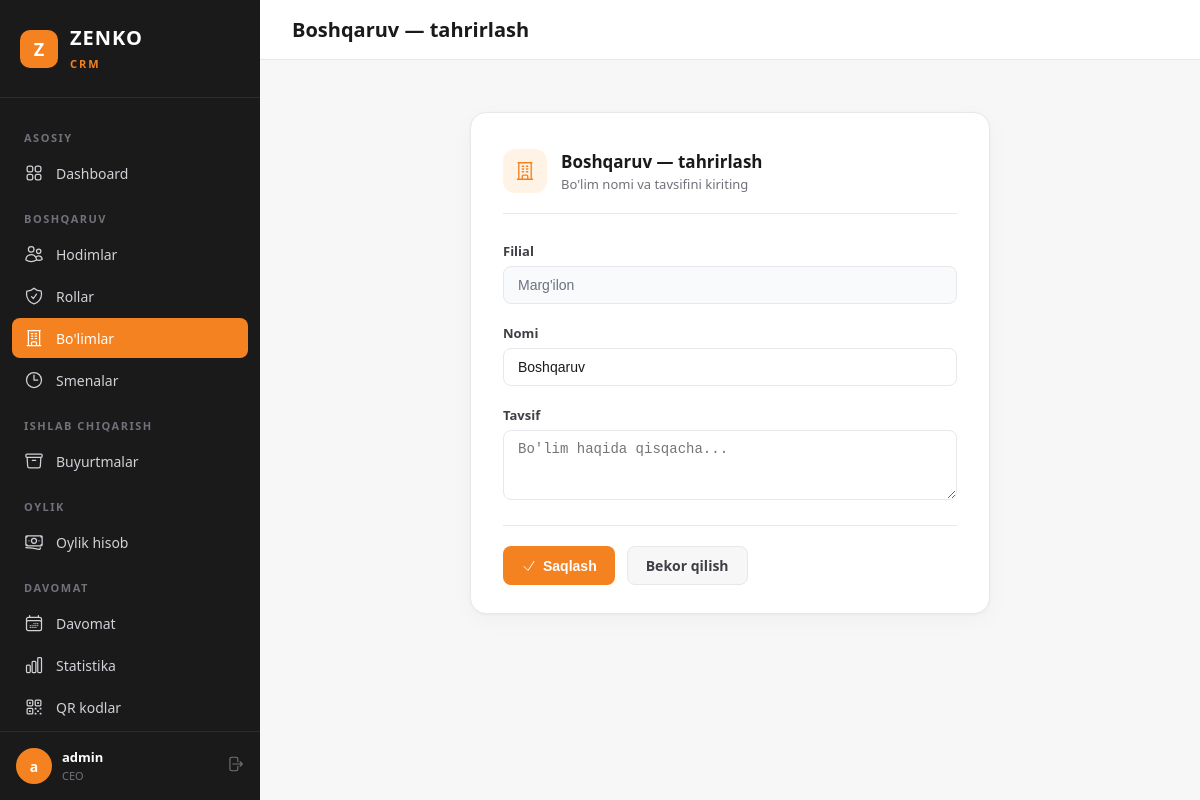
/ceo/departments/1/edit/ (signed in), run on the app's committed database.
### apps/users/models.py (models this page shows, shortened)
class User(AbstractUser):
    first_name = None
    last_name = None
    email = None
    name = models.CharField('Ism', max_length=150)
    phone = models.CharField('Telefon raqam', max_length=20, blank=True)
    role = models.ForeignKey(
        Role,
        verbose_name='Rol',
        on_delete=models.SET_NULL,
        related_name='users',
        null=True,
        blank=True,
    )
    department = models.ForeignKey(
        Department,
        verbose_name='Bo\'lim',
        on_delete=models.SET_NULL,
        related_name='users',
        null=True,
        blank=True,
    )
    shift = models.ForeignKey(
        Shift,
        verbose_name='Smena',
        on_delete=models.SET_NULL,
        related_name='users',
        null=True,
        blank=True,
    )
    branch = models.ForeignKey(
        Branch,
        verbose_name='Filial',
        on_delete=models.PROTECT,
        related_name='users',
        null=True,
        blank=True,
    )
    REQUIRED_FIELDS = ['name']
    class Meta:
        verbose_name = 'Hodim'
        verbose_name_plural = 'Hodimlar'
        ordering = ['-date_joined']

class Branch(models.Model):
    name = models.CharField('Nomi', max_length=200, unique=True)
    address = models.CharField('Manzil', max_length=300, blank=True)
    phone = models.CharField('Telefon', max_length=20, blank=True)
    is_active = models.BooleanField('Faol', default=True)
    created_at = models.DateTimeField(auto_now_add=True)
    class Meta:
        verbose_name = 'Filial'
        verbose_name_plural = 'Filiallar'
        ordering = ['name']

class Department(models.Model):
    name = models.CharField('Nomi', max_length=150)
    description = models.TextField('Tavsif', blank=True)
    branch = models.ForeignKey(
        Branch,
        verbose_name='Filial',
        on_delete=models.PROTECT,
        related_name='departments',
        null=True,
        blank=True,
    )
    created_at = models.DateTimeField(auto_now_add=True)
    class Meta:
        verbose_name = 'Bo\'lim'
        verbose_name_plural = 'Bo\'limlar'
        ordering = ['name']
        unique_together = ['name', 'branch']

### apps/ceo/views.py (the view, shortened to what this page needs)
# urls.py: path('departments/<int:pk>/edit/', views.DepartmentUpdateView.as_view(), name='department_update'),
class DepartmentUpdateView(CEORequiredMixin, UpdateView):
    model = Department
    form_class = DepartmentForm
    template_name = 'ceo/department_form.html'
    success_url = reverse_lazy('ceo:department_list')
    def get_queryset(self):
        branch = self.get_branch()
        qs = Department.objects.all()
        if branch:
            qs = qs.filter(branch=branch)
        return qs
    def get_context_data(self, **kwargs):
        ctx = super().get_context_data(**kwargs)
        ctx.update({
            'active_nav': 'departments',
            'title': f'{self.object.name} — tahrirlash',
            'cancel_url': self.success_url,
            'branch': self.get_branch(),
        })
        return ctx

### apps/ceo/forms.py
class DepartmentForm(forms.ModelForm):
    class Meta:
        model = Department
        fields = ('name', 'description')

### apps/ceo/views.py (called while the page is built)
    def dispatch(self, request, *args, **kwargs):
        if not request.user.is_authenticated:
            return self.handle_no_permission()
        if not (request.user.role and request.user.role.name == 'CEO'):
            if not request.user.is_superuser:
                messages.error(request, 'Sizda bu sahifaga kirish huquqi yo\'q.')
                return redirect('login')
        return super().dispatch(request, *args, **kwargs)

    def get_branch(self):
        return getattr(self.request.user, 'branch', None)

### apps/ceo/templates/ceo/department_form.html (shortened to what this page needs)
{% extends "ceo/base.html" %}
{% block page_title %}{{ title }}{% endblock %}
{% block content %}
<div class="form-wrapper">
    <div class="form-card">
        <div class="form-header">
            <div class="icon-box">
            </div>
            <div class="header-text">
                <h3>{{ title }}</h3>
                <p>Bo'lim nomi va tavsifini kiriting</p>
            </div>
        </div>
        <form method="post">
            {% if branch %}
            <div class="form-group">
                <label>Filial</label>
                <input type="text" class="form-control" value="{{ branch.name }}" disabled
                       style="background:#F9FAFB;color:#6B7280;cursor:not-allowed;">
            </div>
            {% endif %}
            <div class="form-group">
                <label for="id_name">Nomi</label>
                <input type="text" name="name" id="id_name" class="form-control"
                       value="{{ form.name.value|default:'' }}" required placeholder="Masalan: Ishlab chiqarish">
            </div>
            <div class="form-group">
                <label for="id_description">Tavsif</label>
                <textarea name="description" id="id_description" class="form-control" rows="3"
                          placeholder="Bo'lim haqida qisqacha...">{{ form.description.value|default:'' }}</textarea>
            </div>
            <div class="form-actions">
                <button type="submit" class="btn btn-primary">
                    <svg xmlns="http://www.w3.org/2000/svg" fill="none" viewBox="0 0 24 24" stroke-width="1.5" stroke="currentColor" style="width:16px;height:16px"><path stroke-linecap="round" stroke-linejoin="round" d="m4.5 12.75 6 6 9-13.5"/></svg>
                    Saqlash
                </button>
                <a href="{{ cancel_url }}" class="btn btn-secondary">Bekor qilish</a>
            </div>
        </form>
    </div>
</div>
{% endblock %}

### apps/ceo/templates/ceo/base.html (shortened to what this page needs)
{% load static %}
<!DOCTYPE html>
<html lang="uz">
<head>
</head>
<body>
    <aside class="sidebar" id="sidebar">
        <div class="sidebar-brand">
            <div class="logo">Z</div>
            <div>
                <span>ZENKO</span><br>
                <small>CRM</small>
            </div>
        </div>
        <nav class="sidebar-nav">
            <div class="nav-label">Asosiy</div>
            <a href="{% url 'ceo:dashboard' %}" class="nav-link {% if active_nav == 'dashboard' %}active{% endif %}">
                Dashboard
            </a>
            <div class="nav-label">Boshqaruv</div>
            <a href="{% url 'ceo:user_list' %}" class="nav-link {% if active_nav == 'users' %}active{% endif %}">
                Hodimlar
            </a>
            <a href="{% url 'ceo:role_list' %}" class="nav-link {% if active_nav == 'roles' %}active{% endif %}">
                Rollar
            </a>
            <a href="{% url 'ceo:department_list' %}" class="nav-link {% if active_nav == 'departments' %}active{% endif %}">
                Bo'limlar
            </a>
            <a href="{% url 'ceo:shift_list' %}" class="nav-link {% if active_nav == 'shifts' %}active{% endif %}">
                <svg xmlns="http://www.w3.org/2000/svg" fill="none" viewBox="0 0 24 24" stroke-width="1.5" stroke="currentColor"><path stroke-linecap="round" stroke-linejoin="round" d="M12 6v6h4.5m4.5 0a9 9 0 1 1-18 0 9 9 0 0 1 18 0Z"/></svg>
                Smenalar
            </a>
            <div class="nav-label">Ishlab chiqarish</div>
            <a href="{% url 'order:order_list' %}" class="nav-link {% if active_nav == 'orders' %}active{% endif %}">
                Buyurtmalar
            </a>
            <div class="nav-label">Oylik</div>
            <a href="{% url 'ceo:salary_list' %}" class="nav-link {% if active_nav == 'salary' %}active{% endif %}">
                Oylik hisob
            </a>
            <div class="nav-label">Davomat</div>
            <a href="{% url 'ceo:attendance_list' %}" class="nav-link {% if active_nav == 'attendance' %}active{% endif %}">
                Davomat
            </a>
            <a href="{% url 'ceo:attendance_stats' %}" class="nav-link {% if active_nav == 'stats' %}active{% endif %}">
                Statistika
            </a>
            <a href="{% url 'ceo:qr_cards_all' %}" class="nav-link {% if active_nav == 'qr_cards' %}active{% endif %}">
                QR kodlar
            </a>
        </nav>
        <div class="sidebar-footer">
            <div class="sidebar-user">
                <div class="avatar">{{ request.user.name|make_list|first|default:"C" }}</div>
                <div class="info">
                    <strong>{{ request.user.name }}</strong>
                    <small>CEO</small>
                </div>
                <a href="{% url 'logout' %}" class="btn-logout" title="Chiqish">
                </a>
            </div>
        </div>
    </aside>
    <div class="main">
        <header class="topbar">
            <div style="display:flex;align-items:center;gap:12px;">
                <h1>{% block page_title %}Dashboard{% endblock %}</h1>
            </div>
        </header>
        <div class="content">
            {% block content %}{% endblock %}
        </div>
    </div>
</body>
</html>

### apps/ceo/templates/ceo/base.html (style rules this page uses)
:root { --orange: #F58220; --orange-hover: #E0741A; --orange-light: #FFF3E6; --black: #1A1A1A; --dark: #2D2D2D; --gray-100: #F7F7F8; --gray-200: #E8E8EC; --gray-300: #D1D1D8; --gray-500: #71717A; --gray-700: #3F3F46; --white: #FFFFFF; --red: #EF4444; --green: #22C55E; --sidebar-w: 260px; }
* { margin: 0; padding: 0; box-sizing: border-box; }
body { font-family: 'Segoe UI', system-ui, -apple-system, sans-serif; background: var(--gray-100); color: var(--black); min-height: 100vh; }
.sidebar { position: fixed; top: 0; left: 0; width: var(--sidebar-w); height: 100vh; background: var(--black); display: flex; flex-direction: column; z-index: 100; transition: transform .3s; }
.sidebar-brand { padding: 24px 20px; border-bottom: 1px solid var(--dark); display: flex; align-items: center; gap: 12px; }
.sidebar-brand .logo { width: 38px; height: 38px; background: var(--orange); border-radius: 10px; display: flex; align-items: center; justify-content: center; font-weight: 800; color: var(--white); font-size: 18px; }
.sidebar-brand span { color: var(--white); font-size: 20px; font-weight: 700; letter-spacing: 1px; }
.sidebar-brand small { color: var(--orange); font-size: 11px; font-weight: 600; text-transform: uppercase; letter-spacing: 2px; }
.sidebar-nav { flex: 1; padding: 16px 12px; overflow-y: auto; }
.nav-label { color: var(--gray-500); font-size: 11px; font-weight: 600; text-transform: uppercase; letter-spacing: 1.5px; padding: 16px 12px 8px; }
.nav-link { display: flex; align-items: center; gap: 12px; padding: 10px 12px; color: var(--gray-300); text-decoration: none; border-radius: 8px; font-size: 14px; font-weight: 500; transition: all .2s; margin-bottom: 2px; }
.nav-link.active { background: var(--orange); color: var(--white); }
.nav-link svg { width: 20px; height: 20px; flex-shrink: 0; }
.sidebar-footer { padding: 16px; border-top: 1px solid var(--dark); }
.sidebar-user { display: flex; align-items: center; gap: 10px; color: var(--gray-300); font-size: 13px; }
.sidebar-user .avatar { width: 36px; height: 36px; background: var(--orange); border-radius: 50%; display: flex; align-items: center; justify-content: center; font-weight: 700; color: var(--white); font-size: 14px; }
.sidebar-user .info { flex: 1; }
.sidebar-user .info strong { display: block; color: var(--white); font-size: 13px; }
.sidebar-user .info small { color: var(--gray-500); font-size: 11px; }
.btn-logout { color: var(--gray-500); text-decoration: none; font-size: 13px; transition: color .2s; }
.main { margin-left: var(--sidebar-w); min-height: 100vh; }
.topbar { background: var(--white); border-bottom: 1px solid var(--gray-200); padding: 16px 32px; display: flex; align-items: center; justify-content: space-between; position: sticky; top: 0; z-index: 50; }
.topbar h1 { font-size: 20px; font-weight: 700; color: var(--black); }
.content { padding: 32px; }
.btn { display: inline-flex; align-items: center; gap: 6px; padding: 9px 18px; border-radius: 8px; font-size: 14px; font-weight: 600; text-decoration: none; border: none; cursor: pointer; transition: all .2s; }
.btn svg { width: 16px; height: 16px; }
.btn-primary { background: var(--orange); color: var(--white); }
.btn-secondary { background: var(--gray-100); color: var(--gray-700); border: 1px solid var(--gray-200); }
.form-group { margin-bottom: 20px; }
.form-group label { display: block; font-size: 13px; font-weight: 600; color: var(--gray-700); margin-bottom: 6px; }
.form-control { width: 100%; padding: 10px 14px; border: 1px solid var(--gray-200); border-radius: 8px; font-size: 14px; color: var(--black); background: var(--white); transition: border-color .2s; }
.form-actions { display: flex; gap: 12px; padding-top: 8px; }

### data on the page
User: user.name|make_list "a", user.name "admin"
Branch: name "Marg'ilon"
Department: name "Boshqaruv"

### other printed values
{{ title }} "Boshqaruv — tahrirlash"
